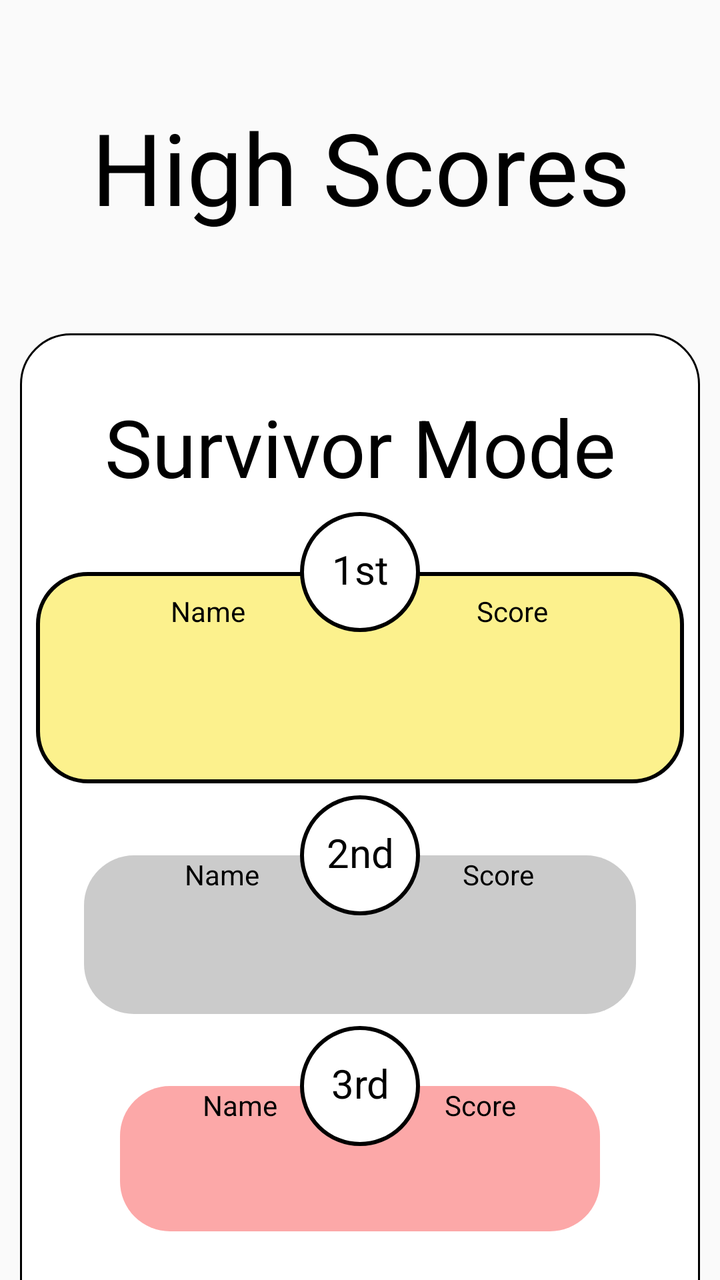
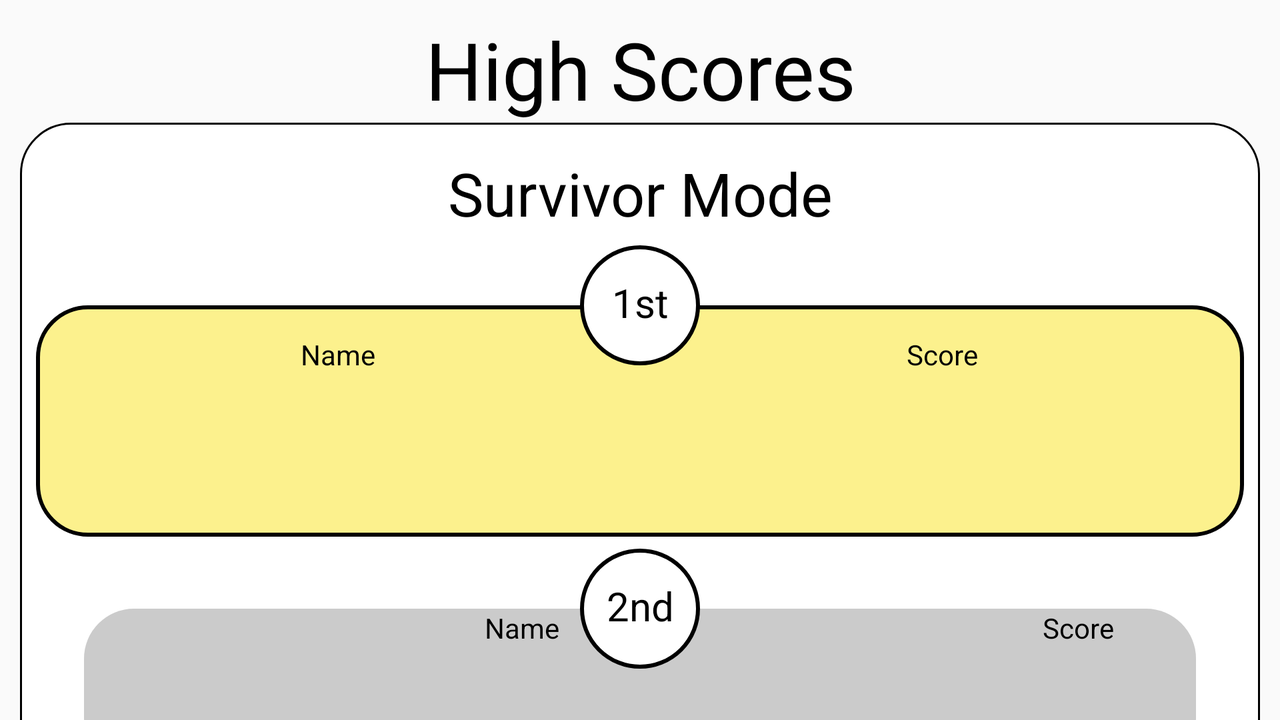

Two renders of one Android screen. The first uses the default layout on a phone; the second uses the alternative layout the repository ships for a different screen configuration, on a matching device. The two XML files are below.
<!-- AndroidManifest.xml: application theme AppTheme -->
<!-- res/layout/activity_high_scores.xml -->
<?xml version="1.0" encoding="utf-8"?>
<androidx.constraintlayout.widget.ConstraintLayout xmlns:android="http://schemas.android.com/apk/res/android"
    xmlns:app="http://schemas.android.com/apk/res-auto"
    xmlns:tools="http://schemas.android.com/tools"
    android:layout_width="match_parent"
    android:layout_height="match_parent"
    tools:context=".Activities.HighScoresActivity">

    <TextView
        android:id="@+id/textView3"
        android:layout_width="match_parent"
        android:layout_height="wrap_content"
        android:layout_marginTop="50dp"
        android:text="@string/HighScores_tv_high_scores"
        android:textAlignment="center"
        android:textColor="@color/black"
        android:textSize="50sp"
        app:layout_constraintEnd_toEndOf="parent"
        app:layout_constraintStart_toStartOf="parent"
        app:layout_constraintTop_toTopOf="parent" />

    <androidx.constraintlayout.widget.ConstraintLayout
        android:layout_width="match_parent"
        android:layout_height="wrap_content"
        android:layout_marginTop="50dp"
        android:background="@drawable/background_button_navigation"
        android:paddingTop="30dp"
        android:paddingBottom="60dp"
        android:layout_marginStart="10dp"
        android:layout_marginEnd="10dp"
        app:layout_constraintEnd_toEndOf="parent"
        app:layout_constraintStart_toStartOf="parent"
        app:layout_constraintTop_toBottomOf="@+id/textView3">

        <TextView
            android:id="@+id/textView7"
            android:layout_width="match_parent"
            android:layout_height="wrap_content"
            android:text="@string/HighScores_tv_survivor_mode"
            android:textAlignment="center"
            android:textColor="@color/black"
            android:textSize="40sp"
            app:layout_constraintEnd_toEndOf="parent"
            app:layout_constraintStart_toStartOf="parent"
            app:layout_constraintTop_toTopOf="parent" />


        <androidx.constraintlayout.widget.ConstraintLayout
            android:id="@+id/linear1"
            android:layout_width="match_parent"
            android:layout_height="wrap_content"
            android:layout_marginStart="8dp"
            android:layout_marginTop="36dp"
            android:layout_marginEnd="8dp"
            android:padding="10dp"
            android:background="@drawable/background_1st_place"
            android:orientation="horizontal"
            app:layout_constraintEnd_toEndOf="parent"
            app:layout_constraintStart_toStartOf="parent"
            app:layout_constraintTop_toBottomOf="@+id/textView7">

            <androidx.constraintlayout.widget.Guideline
                android:id="@+id/guideline3"
                android:layout_width="wrap_content"
                android:layout_height="wrap_content"
                android:orientation="vertical"
                app:layout_constraintGuide_percent="0.5" />

            <TextView
                android:id="@+id/tv_first_score"
                android:layout_width="wrap_content"
                android:layout_height="wrap_content"
                android:layout_gravity="center_vertical"
                android:textColor="@color/black"
                android:textSize="35sp"
                android:padding="10dp"
                app:layout_constraintEnd_toEndOf="@+id/textView9"
                app:layout_constraintStart_toStartOf="@+id/textView9"
                app:layout_constraintTop_toBottomOf="@+id/textView9" />

            <TextView
                android:id="@+id/tv_first_name"
                android:layout_width="wrap_content"
                android:layout_height="wrap_content"
                android:layout_alignParentEnd="true"
                android:layout_gravity="center_vertical"
                android:textColor="@color/black"
                android:textSize="35sp"
                android:padding="10dp"
                app:layout_constraintEnd_toEndOf="@+id/textView8"
                app:layout_constraintStart_toStartOf="@+id/textView8"
                app:layout_constraintTop_toBottomOf="@+id/textView8" />

            <TextView
                android:id="@+id/textView8"
                android:layout_width="wrap_content"
                android:layout_height="wrap_content"
                android:text="@string/HighScores_tv_name"
                android:textColor="@color/black"
                app:layout_constraintEnd_toStartOf="@+id/guideline3"
                app:layout_constraintStart_toStartOf="parent"
                app:layout_constraintTop_toTopOf="parent" />

            <TextView
                android:id="@+id/textView9"
                android:layout_width="wrap_content"
                android:layout_height="wrap_content"
                android:text="@string/HighScores_tv_score"
                android:textColor="@color/black"
                app:layout_constraintEnd_toEndOf="parent"
                app:layout_constraintStart_toStartOf="@+id/guideline3"
                app:layout_constraintTop_toTopOf="parent" />

        </androidx.constraintlayout.widget.ConstraintLayout>

        <TextView
            android:id="@+id/textView4"
            android:layout_width="60dp"
            android:layout_height="60dp"
            android:background="@drawable/background_rounded"
            android:text="@string/HighScores_tv_1st"
            android:textAlignment="center"
            android:textColor="@color/black"
            android:textSize="20sp"
            app:layout_constraintBottom_toTopOf="@+id/linear1"
            app:layout_constraintEnd_toEndOf="parent"
            app:layout_constraintStart_toStartOf="parent"
            app:layout_constraintTop_toTopOf="@+id/linear1" />

        <androidx.constraintlayout.widget.ConstraintLayout
            android:id="@+id/linear2"
            android:layout_width="match_parent"
            android:layout_height="wrap_content"
            android:layout_marginStart="32dp"
            android:layout_marginTop="36dp"
            android:layout_marginEnd="32dp"
            android:background="@drawable/background_2nd_place"
            android:orientation="horizontal"
            app:layout_constraintEnd_toEndOf="parent"
            app:layout_constraintStart_toStartOf="parent"
            app:layout_constraintTop_toBottomOf="@+id/linear1">

            <androidx.constraintlayout.widget.Guideline
                android:id="@+id/guideline4"
                android:layout_width="wrap_content"
                android:layout_height="wrap_content"
                android:orientation="vertical"
                app:layout_constraintGuide_percent="0.5" />

            <TextView
                android:id="@+id/tv_second_score"
                android:layout_width="wrap_content"
                android:layout_height="wrap_content"
                android:layout_gravity="center_vertical"
                android:textColor="@color/black"
                android:textSize="30sp"
                android:padding="10dp"
                app:layout_constraintEnd_toEndOf="@+id/textView91"
                app:layout_constraintStart_toStartOf="@+id/textView91"
                app:layout_constraintTop_toBottomOf="@+id/textView91" />

            <TextView
                android:id="@+id/tv_second_name"
                android:layout_width="wrap_content"
                android:layout_height="wrap_content"
                android:layout_alignParentEnd="false"
                android:layout_gravity="center_vertical"
                android:padding="10dp"
                android:textColor="@color/black"
                android:textSize="30sp"
                app:layout_constraintEnd_toEndOf="@+id/textView81"
                app:layout_constraintStart_toStartOf="@+id/textView81"
                app:layout_constraintTop_toBottomOf="@+id/textView81" />

            <TextView
                android:id="@+id/textView81"
                android:layout_width="wrap_content"
                android:layout_height="wrap_content"
                android:text="@string/HighScores_tv_name"
                android:textColor="@color/black"
                app:layout_constraintEnd_toStartOf="@+id/guideline4"
                app:layout_constraintStart_toStartOf="parent"
                app:layout_constraintTop_toTopOf="parent" />

            <TextView
                android:id="@+id/textView91"
                android:layout_width="wrap_content"
                android:layout_height="wrap_content"
                android:text="@string/HighScores_tv_score"
                android:textColor="@color/black"
                app:layout_constraintEnd_toEndOf="parent"
                app:layout_constraintStart_toStartOf="@+id/guideline4"
                app:layout_constraintTop_toTopOf="parent" />


        </androidx.constraintlayout.widget.ConstraintLayout>

        <TextView
            android:id="@+id/textView5"
            android:layout_width="60dp"
            android:layout_height="60dp"
            android:background="@drawable/background_rounded"
            android:text="@string/HighScores_tv_2nd"
            android:textAlignment="center"
            android:textColor="@color/black"
            android:textSize="20sp"
            app:layout_constraintBottom_toTopOf="@+id/linear2"
            app:layout_constraintEnd_toEndOf="parent"
            app:layout_constraintStart_toStartOf="parent"
            app:layout_constraintTop_toTopOf="@+id/linear2" />

        <androidx.constraintlayout.widget.ConstraintLayout
            android:id="@+id/linear3"
            android:layout_width="match_parent"
            android:layout_height="wrap_content"
            android:layout_marginStart="50dp"
            android:layout_marginTop="36dp"
            android:layout_marginEnd="50dp"
            android:background="@drawable/background_3rd_place"
            android:orientation="horizontal"
            app:layout_constraintEnd_toEndOf="parent"
            app:layout_constraintStart_toStartOf="parent"
            app:layout_constraintTop_toBottomOf="@+id/linear2">

            <androidx.constraintlayout.widget.Guideline
                android:id="@+id/guideline5"
                android:layout_width="wrap_content"
                android:layout_height="wrap_content"
                android:layout_alignParentBottom="true"
                android:layout_marginBottom="103dp"
                android:orientation="vertical"
                app:layout_constraintGuide_percent="0.5" />

            <TextView
                android:id="@+id/tv_third_score"
                android:layout_width="wrap_content"
                android:layout_height="wrap_content"
                android:layout_below="@+id/textView911"
                android:layout_alignStart="@+id/textView911"
                android:layout_alignEnd="@+id/textView911"
                android:textColor="@color/black"
                android:textSize="25sp"
                android:padding="10dp"
                app:layout_constraintEnd_toEndOf="@+id/textView911"
                app:layout_constraintStart_toStartOf="@+id/textView911"
                app:layout_constraintTop_toBottomOf="@+id/textView911" />

            <TextView
                android:id="@+id/tv_third_name"
                android:layout_width="wrap_content"
                android:layout_height="wrap_content"
                android:layout_below="@+id/textView811"
                android:padding="10dp"
                android:textColor="@color/black"
                android:textSize="25sp"
                app:layout_constraintEnd_toEndOf="@+id/textView811"
                app:layout_constraintStart_toStartOf="@+id/textView811"
                app:layout_constraintTop_toBottomOf="@+id/textView811" />

            <TextView
                android:id="@+id/textView811"
                android:layout_width="wrap_content"
                android:layout_height="wrap_content"
                android:layout_alignParentStart="true"
                android:layout_alignParentTop="true"
                android:text="@string/HighScores_tv_name"
                android:textColor="@color/black"
                app:layout_constraintEnd_toStartOf="@+id/guideline5"
                app:layout_constraintStart_toStartOf="parent"
                app:layout_constraintTop_toTopOf="parent" />

            <TextView
                android:id="@+id/textView911"
                android:layout_width="wrap_content"
                android:layout_height="wrap_content"
                android:layout_alignParentTop="true"
                android:layout_alignParentEnd="true"
                android:text="@string/HighScores_tv_score"
                android:textColor="@color/black"
                app:layout_constraintEnd_toEndOf="parent"
                app:layout_constraintStart_toStartOf="@+id/guideline5"
                app:layout_constraintTop_toTopOf="parent" />


        </androidx.constraintlayout.widget.ConstraintLayout>

        <TextView
            android:id="@+id/textView6"
            android:layout_width="60dp"
            android:layout_height="60dp"
            android:background="@drawable/background_rounded"
            android:text="@string/HighScores_tv_3rd"
            android:textAlignment="center"
            android:textColor="@color/black"
            android:textSize="20sp"
            app:layout_constraintBottom_toTopOf="@+id/linear3"
            app:layout_constraintEnd_toEndOf="parent"
            app:layout_constraintStart_toStartOf="parent"
            app:layout_constraintTop_toTopOf="@+id/linear3" />


    </androidx.constraintlayout.widget.ConstraintLayout>


</androidx.constraintlayout.widget.ConstraintLayout>
<!-- resources referenced by this layout -->
<resources>
  <color name="black">#000</color>
  <!-- drawable background_1st_place (drawable) -->
  <?xml version="1.0" encoding="utf-8"?>
  <selector xmlns:android="http://schemas.android.com/apk/res/android">
  
      <item>
          <shape android:shape="rectangle">
              <corners android:radius="25dp"/>
              <stroke android:width="2dp" android:color="@color/black"/>
              <solid android:color="@color/gold"/>
              <padding android:bottom="15dp" android:top="15dp"/>
          </shape>
      </item>
  </selector>
  <!-- drawable background_2nd_place (drawable) -->
  <?xml version="1.0" encoding="utf-8"?>
  <selector xmlns:android="http://schemas.android.com/apk/res/android">
  
      <item>
          <shape android:shape="rectangle">
              <corners android:radius="25dp"/>
              <solid android:color="@color/silver"/>
          </shape>
      </item>
  </selector>
  <!-- drawable background_3rd_place (drawable) -->
  <?xml version="1.0" encoding="utf-8"?>
  <selector xmlns:android="http://schemas.android.com/apk/res/android">
  
      <item>
          <shape android:shape="rectangle">
              <corners android:radius="25dp"/>
              <solid android:color="@color/bronze"/>
          </shape>
      </item>
  </selector>
  <!-- drawable background_button_navigation (drawable) -->
  <?xml version="1.0" encoding="utf-8"?>
  <selector xmlns:android="http://schemas.android.com/apk/res/android">
      <item android:state_pressed="true">
          <shape android:shape="rectangle">
              <corners android:radius="25dp"/>
              <stroke android:width="1dp" android:color="@color/black"/>
              <solid android:color="@color/green"/>
              <padding android:bottom="15dp" android:top="15dp"/>
          </shape>
      </item>
  
      <item>
          <shape android:shape="rectangle">
              <corners android:radius="25dp"/>
              <stroke android:width="1dp" android:color="@color/black"/>
              <solid android:color="@color/white"/>
              <padding android:bottom="15dp" android:top="15dp"/>
          </shape>
      </item>
  </selector>
  <!-- drawable background_rounded (drawable-v24) -->
  <?xml version="1.0" encoding="utf-8"?>
  <selector xmlns:android="http://schemas.android.com/apk/res/android">
      <item>
          <shape android:shape="rectangle">
              <corners android:radius="100dp"/>
              <stroke android:width="2dp" android:color="@color/black"/>
              <solid android:color="@color/white"/>
              <padding android:bottom="15dp" android:top="15dp"/>
          </shape>
      </item>
  </selector>
  <string name="HighScores_tv_1st">1st</string>
  <string name="HighScores_tv_2nd">2nd</string>
  <string name="HighScores_tv_3rd">3rd</string>
  <string name="HighScores_tv_high_scores">High Scores</string>
  <string name="HighScores_tv_name">Name</string>
  <string name="HighScores_tv_score">Score</string>
  <string name="HighScores_tv_survivor_mode">Survivor Mode</string>
  <style name="AppTheme" parent="Theme.AppCompat.Light.NoActionBar">
          
          <item name="colorPrimary">@color/colorPrimary</item>
          <item name="colorPrimaryDark">@color/black</item>
          <item name="colorAccent">@color/colorAccent</item>
  
      </style>
  <color name="gold">#80FAE41C</color>
  <color name="silver">#CBCBCB</color>
  <color name="bronze">#FCA8A8</color>
  <color name="green">#97FF95</color>
  <color name="white">#FFF</color>
  <color name="colorPrimary">#fff</color>
  <color name="colorAccent">#D81B60</color>
</resources>
<!-- res/layout-land/activity_high_scores.xml (the repository's variant of the layout above) -->
<!-- drawn on the phone turned sideways -->
<?xml version="1.0" encoding="utf-8"?>
<androidx.constraintlayout.widget.ConstraintLayout xmlns:android="http://schemas.android.com/apk/res/android"
    xmlns:app="http://schemas.android.com/apk/res-auto"
    xmlns:tools="http://schemas.android.com/tools"
    android:layout_width="match_parent"
    android:layout_height="match_parent"
    tools:context=".Activities.HighScoresActivity">

    <TextView
        android:id="@+id/textView3"
        android:layout_width="match_parent"
        android:layout_height="wrap_content"
        android:layout_marginTop="8dp"
        android:text="@string/HighScores_tv_high_scores"
        android:textAlignment="center"
        android:textColor="@color/black"
        android:textSize="40sp"
        app:layout_constraintEnd_toEndOf="parent"
        app:layout_constraintStart_toStartOf="parent"
        app:layout_constraintTop_toTopOf="parent" />

    <androidx.constraintlayout.widget.ConstraintLayout
        android:layout_width="match_parent"
        android:layout_height="wrap_content"
        android:layout_marginStart="10dp"
        android:layout_marginEnd="10dp"
        android:background="@drawable/background_button_navigation"
        android:paddingTop="15dp"
        android:paddingBottom="30dp"
        app:layout_constraintEnd_toEndOf="parent"
        app:layout_constraintHorizontal_bias="0.0"
        app:layout_constraintStart_toStartOf="parent"
        app:layout_constraintTop_toBottomOf="@+id/textView3">

        <TextView
            android:id="@+id/textView7"
            android:layout_width="match_parent"
            android:layout_height="wrap_content"
            android:text="@string/HighScores_tv_survivor_mode"
            android:textAlignment="center"
            android:textColor="@color/black"
            android:textSize="30sp"
            app:layout_constraintEnd_toEndOf="parent"
            app:layout_constraintStart_toStartOf="parent"
            app:layout_constraintTop_toTopOf="parent" />


        <androidx.constraintlayout.widget.ConstraintLayout
            android:id="@+id/linear1"
            android:layout_width="match_parent"
            android:layout_height="wrap_content"
            android:layout_marginStart="8dp"
            android:layout_marginTop="36dp"
            android:layout_marginEnd="8dp"
            android:background="@drawable/background_1st_place"
            android:orientation="horizontal"
            app:layout_constraintEnd_toEndOf="parent"
            app:layout_constraintStart_toStartOf="parent"
            app:layout_constraintTop_toBottomOf="@+id/textView7">

            <androidx.constraintlayout.widget.Guideline
                android:id="@+id/guideline3"
                android:layout_width="wrap_content"
                android:layout_height="wrap_content"
                android:orientation="vertical"
                app:layout_constraintGuide_percent="0.5" />

            <TextView
                android:id="@+id/tv_first_score"
                android:layout_width="wrap_content"
                android:layout_height="wrap_content"
                android:textColor="@color/black"
                android:textSize="35sp"
                android:padding="10dp"
                app:layout_constraintEnd_toEndOf="@+id/textView9"
                app:layout_constraintStart_toStartOf="@+id/textView9"
                app:layout_constraintTop_toBottomOf="@+id/textView9" />

            <TextView
                android:id="@+id/tv_first_name"
                android:layout_width="wrap_content"
                android:layout_height="wrap_content"
                android:padding="10dp"
                android:textColor="@color/black"
                android:textSize="35sp"
                app:layout_constraintEnd_toEndOf="@+id/textView8"
                app:layout_constraintStart_toStartOf="@+id/textView8"
                app:layout_constraintTop_toBottomOf="@+id/textView8" />

            <TextView
                android:id="@+id/textView8"
                android:layout_width="wrap_content"
                android:layout_height="wrap_content"
                android:text="@string/HighScores_tv_name"
                android:textColor="@color/black"
                app:layout_constraintEnd_toStartOf="@+id/guideline3"
                app:layout_constraintStart_toStartOf="parent"
                app:layout_constraintTop_toTopOf="parent" />

            <TextView
                android:id="@+id/textView9"
                android:layout_width="wrap_content"
                android:layout_height="wrap_content"
                android:text="@string/HighScores_tv_score"
                android:textColor="@color/black"
                app:layout_constraintEnd_toEndOf="parent"
                app:layout_constraintStart_toStartOf="@+id/guideline3"
                app:layout_constraintTop_toTopOf="parent" />

        </androidx.constraintlayout.widget.ConstraintLayout>

        <TextView
            android:id="@+id/textView4"
            android:layout_width="60dp"
            android:layout_height="60dp"
            android:background="@drawable/background_rounded"
            android:text="@string/HighScores_tv_1st"
            android:textAlignment="center"
            android:textColor="@color/black"
            android:textSize="20sp"
            app:layout_constraintBottom_toTopOf="@+id/linear1"
            app:layout_constraintEnd_toEndOf="parent"
            app:layout_constraintStart_toStartOf="parent"
            app:layout_constraintTop_toTopOf="@+id/linear1" />

        <androidx.constraintlayout.widget.ConstraintLayout
            android:id="@+id/linear2"
            android:layout_width="match_parent"
            android:layout_height="wrap_content"
            android:layout_marginStart="32dp"
            android:layout_marginTop="36dp"
            android:layout_marginEnd="32dp"
            android:background="@drawable/background_2nd_place"
            android:orientation="horizontal"
            app:layout_constraintEnd_toEndOf="parent"
            app:layout_constraintStart_toStartOf="parent"
            app:layout_constraintTop_toBottomOf="@+id/linear1">

            <androidx.constraintlayout.widget.Guideline
                android:id="@+id/guideline4"
                android:layout_width="wrap_content"
                android:layout_height="wrap_content"
                android:orientation="vertical"
                app:layout_constraintGuide_begin="438dp" />

            <TextView
                android:id="@+id/tv_second_score"
                android:layout_width="wrap_content"
                android:layout_height="wrap_content"
                android:textColor="@color/black"
                android:textSize="30sp"
                android:padding="10dp"
                app:layout_constraintEnd_toEndOf="@+id/textView91"
                app:layout_constraintStart_toStartOf="@+id/textView91"
                app:layout_constraintTop_toBottomOf="@+id/textView91" />

            <TextView
                android:id="@+id/tv_second_name"
                android:layout_width="wrap_content"
                android:layout_height="wrap_content"
                android:padding="10dp"
                android:textColor="@color/black"
                android:textSize="30sp"
                app:layout_constraintEnd_toEndOf="@+id/textView81"
                app:layout_constraintStart_toStartOf="@+id/textView81"
                app:layout_constraintTop_toBottomOf="@+id/textView81" />

            <TextView
                android:id="@+id/textView81"
                android:layout_width="wrap_content"
                android:layout_height="wrap_content"
                android:text="@string/HighScores_tv_name"
                android:textColor="@color/black"
                app:layout_constraintEnd_toStartOf="@+id/guideline4"
                app:layout_constraintStart_toStartOf="parent"
                app:layout_constraintTop_toTopOf="parent" />

            <TextView
                android:id="@+id/textView91"
                android:layout_width="wrap_content"
                android:layout_height="wrap_content"
                android:text="@string/HighScores_tv_score"
                android:textColor="@color/black"
                app:layout_constraintEnd_toEndOf="parent"
                app:layout_constraintStart_toStartOf="@+id/guideline4"
                app:layout_constraintTop_toTopOf="parent" />


        </androidx.constraintlayout.widget.ConstraintLayout>

        <TextView
            android:id="@+id/textView5"
            android:layout_width="60dp"
            android:layout_height="60dp"
            android:background="@drawable/background_rounded"
            android:text="@string/HighScores_tv_2nd"
            android:textAlignment="center"
            android:textColor="@color/black"
            android:textSize="20sp"
            app:layout_constraintBottom_toTopOf="@+id/linear2"
            app:layout_constraintEnd_toEndOf="parent"
            app:layout_constraintStart_toStartOf="parent"
            app:layout_constraintTop_toTopOf="@+id/linear2" />

        <androidx.constraintlayout.widget.ConstraintLayout
            android:id="@+id/linear3"
            android:layout_width="match_parent"
            android:layout_height="wrap_content"
            android:layout_marginStart="50dp"
            android:layout_marginTop="36dp"
            android:layout_marginEnd="50dp"
            android:background="@drawable/background_3rd_place"
            android:orientation="horizontal"
            app:layout_constraintEnd_toEndOf="parent"
            app:layout_constraintStart_toStartOf="parent"
            app:layout_constraintTop_toBottomOf="@+id/linear2">

            <androidx.constraintlayout.widget.Guideline
                android:id="@+id/guideline5"
                android:layout_width="wrap_content"
                android:layout_height="wrap_content"
                android:layout_alignParentBottom="true"
                android:orientation="vertical"
                app:layout_constraintGuide_begin="420dp" />

            <TextView
                android:id="@+id/tv_third_score"
                android:layout_width="wrap_content"
                android:layout_height="wrap_content"
                android:padding="10dp"
                android:textColor="@color/black"
                android:textSize="25sp"
                app:layout_constraintEnd_toEndOf="@+id/textView911"
                app:layout_constraintStart_toStartOf="@+id/textView911"
                app:layout_constraintTop_toBottomOf="@+id/textView911" />

            <TextView
                android:id="@+id/tv_third_name"
                android:layout_width="wrap_content"
                android:layout_height="wrap_content"
                android:padding="10dp"
                android:textColor="@color/black"
                android:textSize="25sp"
                app:layout_constraintEnd_toEndOf="@+id/textView811"
                app:layout_constraintStart_toStartOf="@+id/textView811"
                app:layout_constraintTop_toBottomOf="@+id/textView811" />

            <TextView
                android:id="@+id/textView811"
                android:layout_width="wrap_content"
                android:layout_height="wrap_content"
                android:text="@string/HighScores_tv_name"
                android:textColor="@color/black"
                app:layout_constraintEnd_toStartOf="@+id/guideline5"
                app:layout_constraintStart_toStartOf="parent"
                app:layout_constraintTop_toTopOf="parent" />

            <TextView
                android:id="@+id/textView911"
                android:layout_width="wrap_content"
                android:layout_height="wrap_content"
                android:layout_alignParentTop="true"
                android:layout_alignParentEnd="true"
                android:text="@string/HighScores_tv_score"
                android:textColor="@color/black"
                app:layout_constraintEnd_toEndOf="parent"
                app:layout_constraintStart_toStartOf="@+id/guideline5"
                app:layout_constraintTop_toTopOf="parent" />


        </androidx.constraintlayout.widget.ConstraintLayout>

        <TextView
            android:id="@+id/textView6"
            android:layout_width="60dp"
            android:layout_height="60dp"
            android:background="@drawable/background_rounded"
            android:text="@string/HighScores_tv_3rd"
            android:textAlignment="center"
            android:textColor="@color/black"
            android:textSize="20sp"
            app:layout_constraintBottom_toTopOf="@+id/linear3"
            app:layout_constraintEnd_toEndOf="parent"
            app:layout_constraintStart_toStartOf="parent"
            app:layout_constraintTop_toTopOf="@+id/linear3" />


    </androidx.constraintlayout.widget.ConstraintLayout>


</androidx.constraintlayout.widget.ConstraintLayout>
